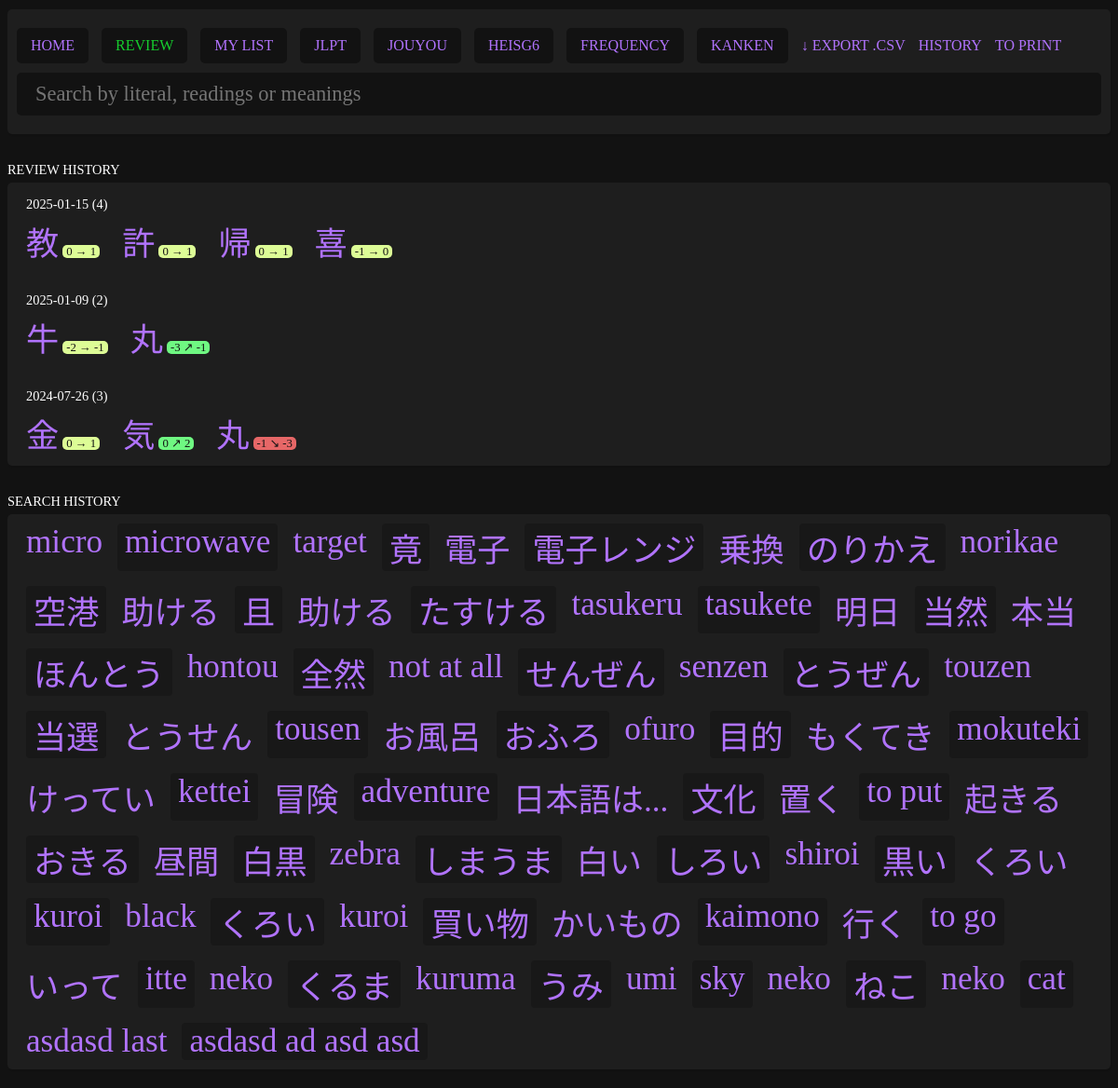
Page /pages/history.php on the earlier database version.
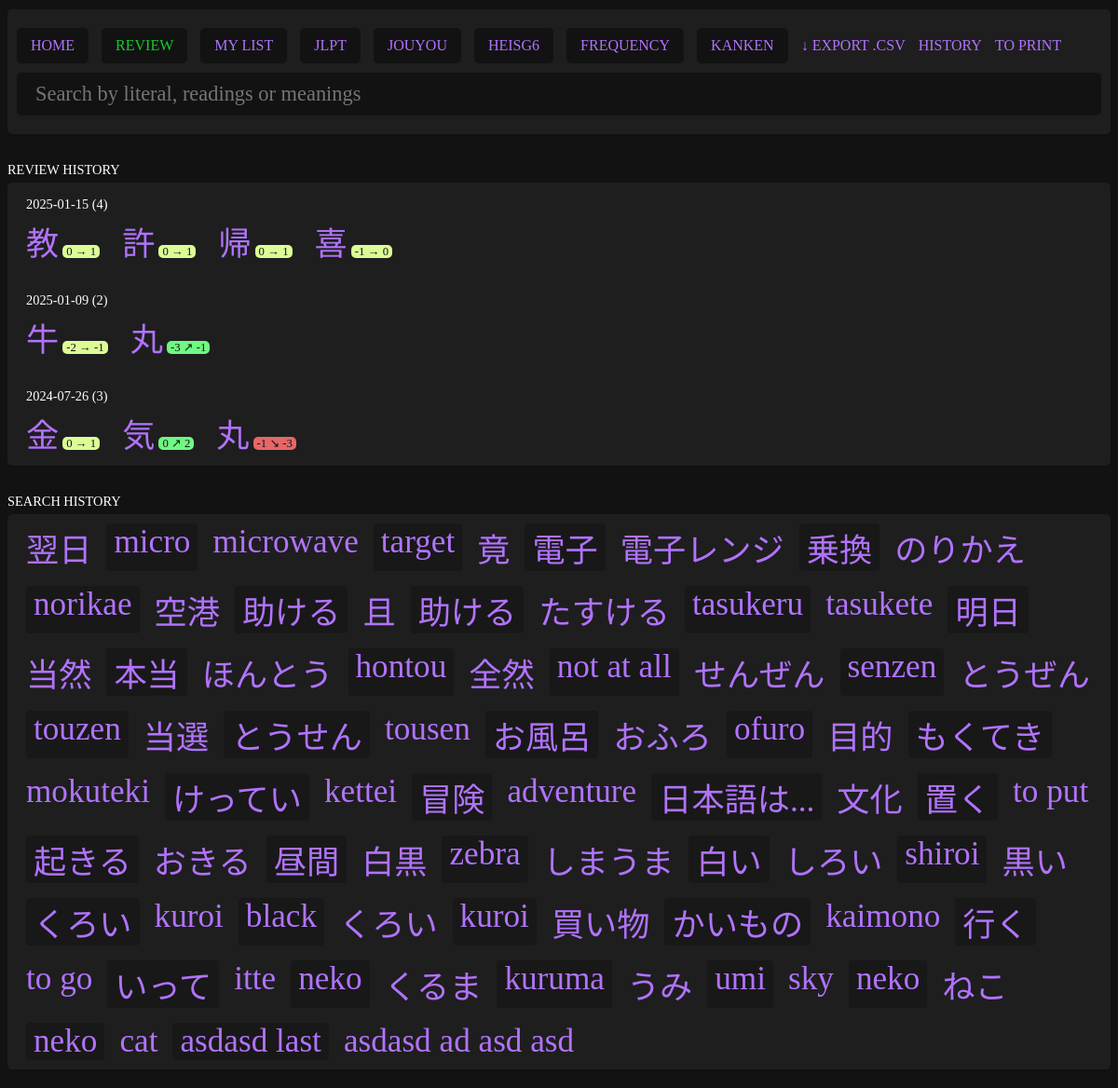
Same page on the later database version.
### tables this page shows
CREATE TABLE review_history (
    id INTEGER PRIMARY KEY,
    kanji TEXT NOT NULL,
    date TEXT NOT NULL
, "before" int, "after" int, "type" text);

CREATE TABLE search_history (
    id INTEGER PRIMARY KEY,
    query TEXT NOT NULL
);

### pages/history.php (the view, shortened to what this page needs)
<?php require '../parts/header.php'; ?>
<?php
$PDO = new PDO('sqlite:../data/kanjis.db');
$sql = "SELECT DISTINCT date FROM review_history ORDER BY date DESC";
$stmt = $PDO->prepare($sql);
$result = $stmt->execute();
$dates = $stmt->fetchAll();
$sql = "SELECT query FROM search_history ORDER BY id DESC";
$stmt = $PDO->prepare($sql);
$result = $stmt->execute();
$queries = $stmt->fetchAll();
?>
<div class="title">Review history</div>
<?php if (empty($dates)) : ?>
    No review history.
<?php else : ?>
    <div class="list">
        <?php foreach ($dates as $date) : ?>
            <?php
            $sql = "SELECT * FROM review_history WHERE date = ? ORDER BY id DESC";
            $stmt = $PDO->prepare($sql);
            $result = $stmt->execute([$date['date']]);
            $entries = $stmt->fetchAll();
            ?>
            <div class="title"><?= $date['date'] ?> (<?= count($entries) ?>)</div>
            <?php foreach ($entries as $entry) : ?>
                <a href="./kanji.php?literal=<?= $entry['kanji'] ?>"><?= $entry['kanji'] ?></a> <span class="history-<?= $entry['type'] ?>"><?= $entry['before'] ?> <span class="review-separator-<?= $entry['type'] ?>"></span> <?= $entry['after'] ?></span>
            <?php endforeach; ?>
        <?php endforeach; ?>
    </div>
<?php endif; ?>
<div class="title">Search history</div>
<?php if (empty($queries)) : ?>
    No search history.
<?php else : ?>
    <div class="list search-history">
        <?php foreach ($queries as $query) : ?>
            <a href="./search.php?query=<?= $query['query'] ?>"><?= $query['query'] ?></a>
        <?php endforeach; ?>
    </div>
<?php endif; ?>
<?php require '../parts/footer.php'; ?>

### parts/header.php (shortened to what this page needs)
<!DOCTYPE html>
<html lang="en">
<head>
    <link rel="stylesheet" href="../data/style.css">
</head>
<body>
    <div class="content">
        <div class="header">
            <div class="header-actions">
                <a href="index.php">HOME</a>
                <form action="../actions/review.php" method="POST">
                    <button type="submit" class="review">REVIEW</button>
                </form>
                <a href="list.php?list=my_list" <?php if (isset($_GET['list']) && $_GET['list'] == 'my_list') echo ' class="selected"'; ?>>MY LIST</a>
                <a href="list.php?list=jlpt" <?php if (isset($_GET['list']) && $_GET['list'] == 'jlpt') echo ' class="selected"'; ?>>JLPT</a>
                <a href="list.php?list=jouyou" <?php if (isset($_GET['list']) && $_GET['list'] == 'jouyou') echo ' class="selected"'; ?>>JOUYOU</a>
                <a href="list.php?list=heisg6" <?php if (isset($_GET['list']) && $_GET['list'] == 'heisg6') echo ' class="selected"'; ?>>HEISG6</a>
                <a href="list.php?list=frequency" <?php if (isset($_GET['list']) && $_GET['list'] == 'frequency') echo ' class="selected"'; ?>>FREQUENCY</a>
                <a href="list.php?list=kanken" <?php if (isset($_GET['list']) && $_GET['list'] == 'kanken') echo ' class="selected"'; ?>>KANKEN</a>
                <a href="../actions/export.php" class="export">&#8595; EXPORT .CSV</a>
                <a href="../pages/history.php" class="export">HISTORY</a>
                <a href="../pages/print.php" target="_blank" class="export">TO PRINT</a>
            </div>
            <div class="header-form">
                <form action="search.php" method="GET">
                    <input type="search" placeholder="Search by literal, readings or meanings" name="query" value="<?php if (isset($_GET['query'])) echo $_GET['query']; ?>">
                </form>
            </div>
        </div>

### parts/footer.php (shortened to what this page needs)
</div>
</body>
</html>

### data/style.css (style rules this page uses)
body { background:#121212; color:#e4e4e4; font-family: "NotoSansJP"; }
* { box-sizing: border-box; }
.content { max-width: 1200px; margin: 10px auto; }
.card, .header, .list { position:relative; background:#1e1e1e; display:flex; border-radius: 5px; box-shadow: 1px 2px 1px rgba(0, 0, 0, 0.1); margin-bottom:20px; }
.header { padding:10px; }
button, #edit-toggle { cursor:pointer; background-color:#121212; padding:5px 10px; border-radius: 5px; font-family: "NotoSansJP"; text-transform: uppercase; font-size: 0.8em; border:none; }
.header input { background-color:#121212; padding:10px 20px; border-radius: 5px; font-family: "NotoSansJP","BabelStoneHan"; color:#e4e4e4; border:none; width:100%; font-size: 1.4em; margin-bottom:10px; }
.header form { width:100%; }
a, button { text-decoration: none; color:#b173fd; }
.header { display: flex; flex-direction: column; }
.header .header-actions a, .header button { background:#121212; padding:10px 15px; margin:10px 10px 10px 0; display:inline-block; border-radius: 5px; font-size:1em; }
.header .header-actions .export { background:none; padding:10px 0; }
.header form { display:inline; }
.review { color:#16cc2e; }
.review-good, span.history-good { background-color: #6ff882; color:#121212; }
.review-neutral, span.history-neutral { background-color: #ddfc96; color:#121212; }
.review-bad, span.history-bad { background-color: #e66767; color:#121212; }
.history-good, .history-bad, .history-neutral { padding:0px 4px; border-radius: 5px; margin-right: 20px; font-size: 0.8rem; }
.review-separator-good::before { content: '↗'; }
.review-separator-bad::before { content: '↘'; }
.review-separator-neutral::before { content: '→'; }
.list { display:block; padding:10px 20px; }
.list a { font-size: 2.2em; }
.title { text-transform: uppercase; color:#FFF; font-size:0.9em; padding:5px 0; margin-top:25px; }
.list .title:first-child { margin-top:0px; }
.search-history { display: flex; flex-wrap: wrap; gap: 16px; }
.search-history a:nth-child(even) { background:rgba(0, 0, 0, 0.2); padding:0px 8px; border-radius: 4px; }

Differences in the rows shown:
added search_history: query "翌日"
